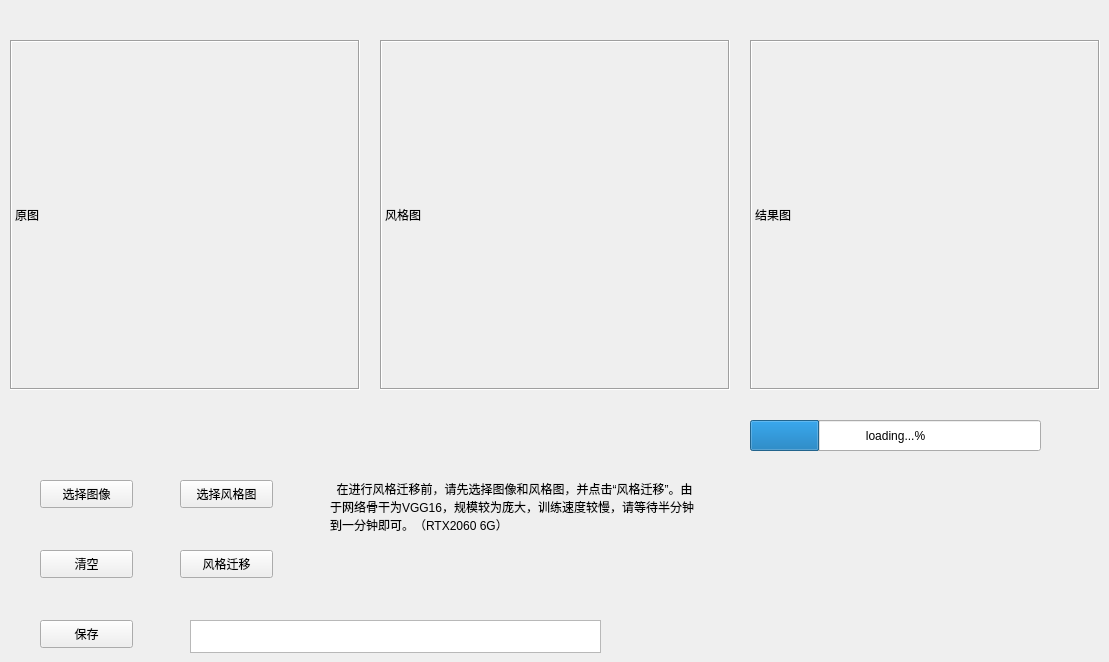
    <widget class="QWidget" name="tab_6">
     <attribute name="title">
      <string>6.风格迁移</string>
     </attribute>
     <widget class="QLabel" name="label_44">
      <property name="geometry">
       <rect>
        <x>10</x>
        <y>40</y>
        <width>350</width>
        <height>350</height>
       </rect>
      </property>
      <property name="frameShape">
       <enum>QFrame::Box</enum>
      </property>
      <property name="frameShadow">
       <enum>QFrame::Sunken</enum>
      </property>
      <property name="text">
       <string>原图</string>
      </property>
     </widget>
     <widget class="QLabel" name="label_45">
      <property name="geometry">
       <rect>
        <x>380</x>
        <y>40</y>
        <width>350</width>
        <height>350</height>
       </rect>
      </property>
      <property name="frameShape">
       <enum>QFrame::Box</enum>
      </property>
      <property name="frameShadow">
       <enum>QFrame::Sunken</enum>
      </property>
      <property name="text">
       <string>风格图</string>
      </property>
     </widget>
     <widget class="QLabel" name="label_47">
      <property name="geometry">
       <rect>
        <x>750</x>
        <y>40</y>
        <width>350</width>
        <height>350</height>
       </rect>
      </property>
      <property name="frameShape">
       <enum>QFrame::Box</enum>
      </property>
      <property name="frameShadow">
       <enum>QFrame::Sunken</enum>
      </property>
      <property name="text">
       <string>结果图</string>
      </property>
     </widget>
     <widget class="QPushButton" name="pushButton_34">
      <property name="geometry">
       <rect>
        <x>40</x>
        <y>480</y>
        <width>93</width>
        <height>28</height>
       </rect>
      </property>
      <property name="text">
       <string>选择图像</string>
      </property>
     </widget>
     <widget class="QPushButton" name="pushButton_38">
      <property name="geometry">
       <rect>
        <x>40</x>
        <y>550</y>
        <width>93</width>
        <height>28</height>
       </rect>
      </property>
      <property name="text">
       <string>清空</string>
      </property>
     </widget>
     <widget class="QPushButton" name="pushButton_41">
      <property name="geometry">
       <rect>
        <x>180</x>
        <y>480</y>
        <width>93</width>
        <height>28</height>
       </rect>
      </property>
      <property name="text">
       <string>选择风格图</string>
      </property>
     </widget>
     <widget class="QPushButton" name="pushButton_42">
      <property name="geometry">
       <rect>
        <x>180</x>
        <y>550</y>
        <width>93</width>
        <height>28</height>
       </rect>
      </property>
      <property name="text">
       <string>风格迁移</string>
      </property>
     </widget>
     <widget class="QPushButton" name="pushButton_43">
      <property name="geometry">
       <rect>
        <x>40</x>
        <y>620</y>
        <width>93</width>
        <height>28</height>
       </rect>
      </property>
      <property name="text">
       <string>保存</string>
      </property>
     </widget>
     <widget class="QProgressBar" name="progressBar">
      <property name="geometry">
       <rect>
        <x>750</x>
        <y>420</y>
        <width>291</width>
        <height>31</height>
       </rect>
      </property>
      <property name="value">
       <number>24</number>
      </property>
      <property name="alignment">
       <set>Qt::AlignLeading|Qt::AlignLeft|Qt::AlignVCenter</set>
      </property>
      <property name="textVisible">
       <bool>true</bool>
      </property>
      <property name="format">
       <string>loading...%</string>
      </property>
     </widget>
     <widget class="QLabel" name="label_60">
      <property name="geometry">
       <rect>
        <x>330</x>
        <y>480</y>
        <width>371</width>
        <height>111</height>
       </rect>
      </property>
      <property name="text">
       <string>  在进行风格迁移前，请先选择图像和风格图，并点击“风格迁移”。由于网络骨干为VGG16，规模较为庞大，训练速度较慢，请等待半分钟到一分钟即可。（RTX2060 6G）</string>
      </property>
      <property name="alignment">
       <set>Qt::AlignLeading|Qt::AlignLeft|Qt::AlignTop</set>
      </property>
      <property name="wordWrap">
       <bool>true</bool>
      </property>
     </widget>
     <widget class="QTextBrowser" name="textBrowser_8">
      <property name="geometry">
       <rect>
        <x>190</x>
        <y>620</y>
        <width>411</width>
        <height>33</height>
       </rect>
      </property>
      <property name="acceptDrops">
       <bool>false</bool>
      </property>
     </widget>
    </widget>
